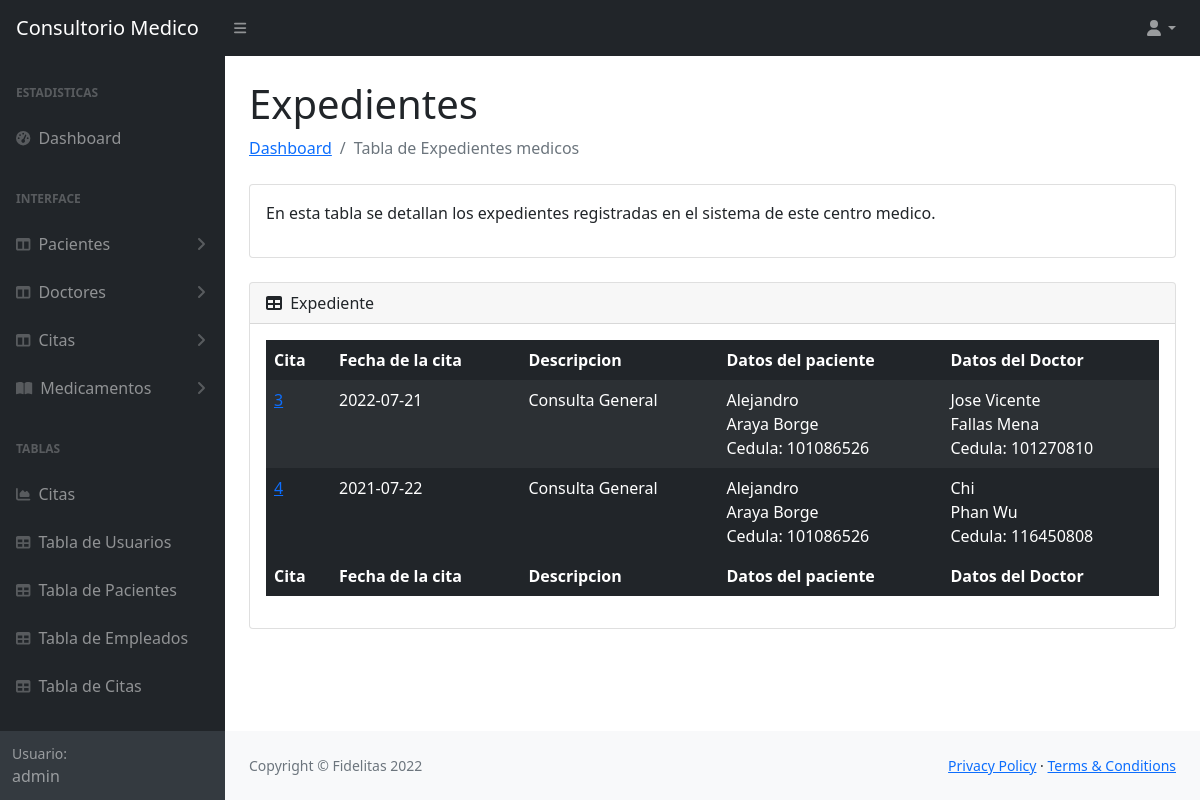
The page /tablas/expediente.php?id=2 (signed in) on the database its author committed.
### tables this page shows
CREATE TABLE `cita` (
  idCita            INT NOT NULL AUTO_INCREMENT,
  fechaCita         VARCHAR(10) NOT NULL,
  descripcion       VARCHAR(45) NOT NULL,
  doctorAsignado    INT NOT NULL,
  cidPaciente       INT NOT NULL,
  PRIMARY KEY (idCita),
  foreign key(doctorAsignado)references `empleados`(idEmpleado),
  foreign key (cidPaciente) references `pacientes`(idPaciente));

CREATE TABLE `pacientes` (
  idPaciente            INT NOT NULL AUTO_INCREMENT,
  nombrePaciente        VARCHAR(45) NOT NULL,
  apellidosPaciente     VARCHAR(45) NOT NULL,
  cedulaPaciente        VARCHAR(20) NOT NULL,
  fechaNacimiento       VARCHAR(10) NOT NULL,
  telefonoPaciente      VARCHAR(20) NOT NULL,
  correoPaciente        VARCHAR(45) NOT NULL,
  expediente            INT NULL,
  PRIMARY KEY (idPaciente));

CREATE TABLE `empleados` (
  idEmpleado          INT NOT NULL AUTO_INCREMENT,
  nombreEmpleado      VARCHAR(45) NOT NULL,
  apellidosEmpleado   VARCHAR(45) NOT NULL,
  cedulaEmpleado      VARCHAR(20) NOT NULL,
  telefonoEmpleado    VARCHAR(20) NOT NULL,
  correoEmpleado      VARCHAR(45) NOT NULL,
  especialidad        VARCHAR(45) NULL,
  salario             INT NOT NULL,
  usuario             INT NULL,
  PRIMARY KEY (idEmpleado),
  foreign key(usuario)references `usuarios`(idUsuario));

### tablas/expediente.php (the view, shortened to what this page needs)
 <?php
 require '../conexion/conexion.php';
 $tipoUsuario = $_SESSION['rol'];
 $idPaciente=$_GET['id'];
 $expedienteSELECT = "SELECT cm.idCita, cm.fechaCita, cm.descripcion, p.nombrePaciente, p.apellidosPaciente, p.cedulaPaciente, p.expediente , d.nombreEmpleado, d.apellidosEmpleado, d.cedulaEmpleado
 FROM cita cm
 JOIN pacientes p on cm.cidPaciente = p.idPaciente
 JOIN empleados d on cm.doctorAsignado= d.idEmpleado
 where p.idPaciente = ".$idPaciente;
 $resultado = $mysqli->query($expedienteSELECT);
?>
<!DOCTYPE html>
<html lang="en">
    <head>
        <link href="https://cdn.jsdelivr.net/npm/simple-datatables@latest/dist/style.css" rel="stylesheet" />
        <link href="../css/styles.css" rel="stylesheet" />
    </head>
    <body class="sb-nav-fixed">
        <nav class="sb-topnav navbar navbar-expand navbar-dark bg-dark">
            <a class="navbar-brand ps-3" href="../principal.php">Consultorio Medico</a>
            <button class="btn btn-link btn-sm order-1 order-lg-0 me-4 me-lg-0" id="sidebarToggle" href="#!"><i class="fas fa-bars"></i></button>
            <ul class="navbar-nav ms-auto ms-auto me-0 me-md-3 my-2 my-md-0">
                <li class="nav-item dropdown">
                    <a class="nav-link dropdown-toggle" id="navbarDropdown" href="#" role="button" data-bs-toggle="dropdown" aria-expanded="false"><i class="fas fa-user fa-fw"></i></a>
                </li>
            </ul>
        </nav>
        <div id="layoutSidenav">
            <div id="layoutSidenav_nav">
                <nav class="sb-sidenav accordion sb-sidenav-dark" id="sidenavAccordion">
                    <div class="sb-sidenav-menu">
                        <div class="nav">
                            <div class="sb-sidenav-menu-heading">Estadisticas</div>
                            <a class="nav-link" href="../principal.php">
                                <div class="sb-nav-link-icon"><i class="fas fa-tachometer-alt"></i></div>
                                Dashboard
                            </a>
                            <?php if($tipoUsuario == 1){ ?>
                            <div class="sb-sidenav-menu-heading">Interface</div>
                            <a class="nav-link collapsed" href="#" data-bs-toggle="collapse" data-bs-target="#collapsePacientes" aria-expanded="false" aria-controls="collapseLayouts">
                                <div class="sb-nav-link-icon"><i class="fas fa-columns"></i></div>
                                Pacientes
                                <div class="sb-sidenav-collapse-arrow"><i class="fas fa-angle-down"></i></div>
                            </a>
                            <a class="nav-link collapsed" href="#" data-bs-toggle="collapse" data-bs-target="#collapseDoctor" aria-expanded="false" aria-controls="collapseLayouts">
                                <div class="sb-nav-link-icon"><i class="fas fa-columns"></i></div>
                                Doctores
                                <div class="sb-sidenav-collapse-arrow"><i class="fas fa-angle-down"></i></div>
                            </a>
                            <a class="nav-link collapsed" href="#" data-bs-toggle="collapse" data-bs-target="#collapseCitas" aria-expanded="false" aria-controls="collapseLayouts">
                                <div class="sb-nav-link-icon"><i class="fas fa-columns"></i></div>
                                Citas
                                <div class="sb-sidenav-collapse-arrow"><i class="fas fa-angle-down"></i></div>
                            </a>
                            <a class="nav-link collapsed" href="#" data-bs-toggle="collapse" data-bs-target="#collapsePages" aria-expanded="false" aria-controls="collapsePages">
                                <div class="sb-nav-link-icon"><i class="fas fa-book-open"></i></div>
                                Medicamentos
                                <div class="sb-sidenav-collapse-arrow"><i class="fas fa-angle-down"></i></div>
                            </a>
                            <?php } ?>
                            <div class="sb-sidenav-menu-heading">Tablas</div>
                            <a class="nav-link" href="charts.html">
                                <div class="sb-nav-link-icon"><i class="fas fa-chart-area"></i></div>
                                Citas
                            </a>
                            <a class="nav-link" href="../tablas/tablaUsuarios.php">
                                <div class="sb-nav-link-icon"><i class="fas fa-table"></i></div>
                                Tabla de Usuarios
                            </a>
                            <a class="nav-link" href="../tablas/tablaPacientes.php">
                                <div class="sb-nav-link-icon"><i class="fas fa-table"></i></div>
                                Tabla de Pacientes
                            </a>
                            <a class="nav-link" href="../tablas/tablaEmpleados.php">
                                <div class="sb-nav-link-icon"><i class="fas fa-table"></i></div>
                                Tabla de Empleados
                            </a>
                            <a class="nav-link" href="../tablas/tablaCitas.php">
                                <div class="sb-nav-link-icon"><i class="fas fa-table"></i></div>
                                Tabla de Citas
                            </a>
                        </div>
                    </div>
                    <div class="sb-sidenav-footer">
                        <div class="small">Usuario:</div>
                        <?php echo $_SESSION['nombreUsuario'] ?>
                    </div>
                </nav>
            </div>
            <div id="layoutSidenav_content">
                <main>
                    <div class="container-fluid px-4">
                        <h1 class="mt-4">Expedientes</h1>
                        <ol class="breadcrumb mb-4">
                            <li class="breadcrumb-item"><a href="../principal.php">Dashboard</a></li>
                            <li class="breadcrumb-item active">Tabla de Expedientes medicos</li>
                        </ol>
                        <div class="card mb-4">
                            <div class="card-body">
                               <p>En esta tabla se detallan los expedientes registradas en el sistema de este centro medico.</p>
                            </div>
                        </div>
                        <div class="card mb-4">
                            <div class="card-header">
                                <i class="fas fa-table me-1"></i>
                                Expediente
                            </div>
                            <div class="card-body">
                                <table id="datatablesSimple" class="table table-dark table-striped table-borderless">
                                    <thead>
                                        <tr>
                                            <th>Cita</th>
                                            <th>Fecha de la cita</th>
                                            <th>Descripcion</th>
                                            <th>Datos del paciente</th>
                                            <th>Datos del Doctor</th>
                                        </tr>
                                    </thead>
                                    <tfoot>
                                        <tr>
                                            <th>Cita</th>
                                            <th>Fecha de la cita</th>
                                            <th>Descripcion</th>
                                            <th>Datos del paciente</th>
                                            <th>Datos del Doctor</th>
                                        </tr>
                                    </tfoot>
                                    <tbody>
                                        <?php
                                            while ($row = $resultado->fetch_assoc()) { ?>
                                            <tr> <?php ?>
                                                <td><?php $CitaM = $row['idCita']; echo "<a href='tablaCitas.php?id=$CitaM'>$CitaM</a>"  ?> </td>
                                                <td><?php echo $row['fechaCita']  ?></td>
                                                <td><?php echo $row['descripcion']  ?></td>
                                                <td><?php echo $row['nombrePaciente']."<br> ".$row['apellidosPaciente']."<br> Cedula: ".$row['cedulaPaciente']  ?></td>
                                                <td><?php echo $row['nombreEmpleado']."<br> ".$row['apellidosEmpleado']."<br> Cedula: ".$row['cedulaEmpleado']  ?></td>
                                            </tr>
                                            <?php } ?>
                                    </tbody>
                                </table>
                            </div>
                        </div>
                    </div>
                </main>
                <footer class="py-4 bg-light mt-auto">
                    <div class="container-fluid px-4">
                        <div class="d-flex align-items-center justify-content-between small">
                            <div class="text-muted">Copyright &copy; Fidelitas 2022</div>
                            <div>
                                <a href="#">Privacy Policy</a>
                                &middot;
                                <a href="#">Terms &amp; Conditions</a>
                            </div>
                        </div>
                    </div>
                </footer>
            </div>
    </body>
</html>

### rows shown on the page
cita: idCita "3", fechaCita "2022-07-21", descripcion "Consulta General", cidPaciente.nombrePaciente "Alejandro", cidPaciente.apellidosPaciente "Araya Borge", cidPaciente.cedulaPaciente "101086526", doctorAsignado.nombreEmpleado "Jose Vicente", doctorAsignado.apellidosEmpleado "Fallas Mena", doctorAsignado.cedulaEmpleado "101270810"
cita: idCita "4", fechaCita "2021-07-22", descripcion "Consulta General", cidPaciente.nombrePaciente "Alejandro", cidPaciente.apellidosPaciente "Araya Borge", cidPaciente.cedulaPaciente "101086526", doctorAsignado.nombreEmpleado "Chi", doctorAsignado.apellidosEmpleado "Phan Wu", doctorAsignado.cedulaEmpleado "116450808"

### other values the page prints
$_SESSION['nombreUsuario'] "admin"
